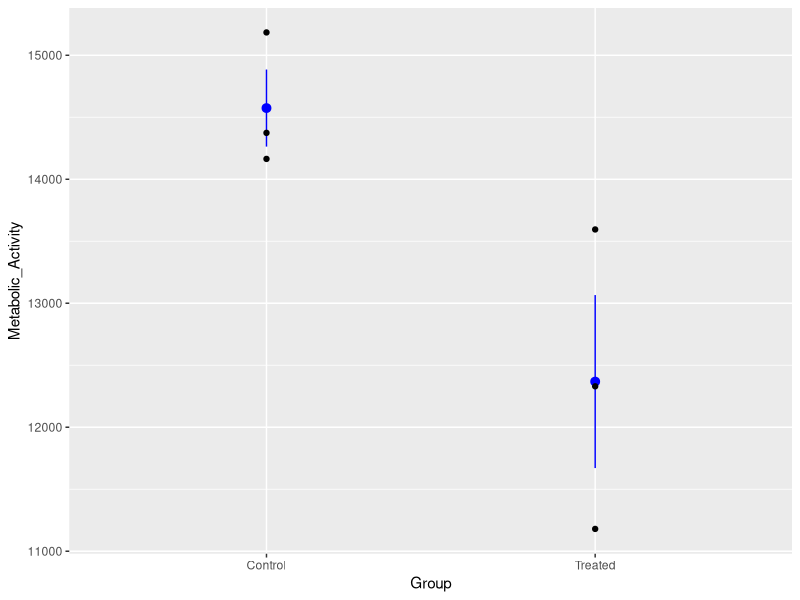

Recreate this plot in R.
## ---- chunk 1
library(tidyverse)
## ---- chunk 2
cell_treatment_data<-read_csv("cell_treatment_data.csv")
## ---- chunk 3
cell_treatment_data %>%
  ggplot(aes(x=Group,y=Metabolic_Activity))+
  stat_summary(fun.data="mean_se",colour="Blue")+
  geom_point()
  
## ---- chunk 4
cell_treatment_data %>%
  t.test(Metabolic_Activity~Group,data=.)
